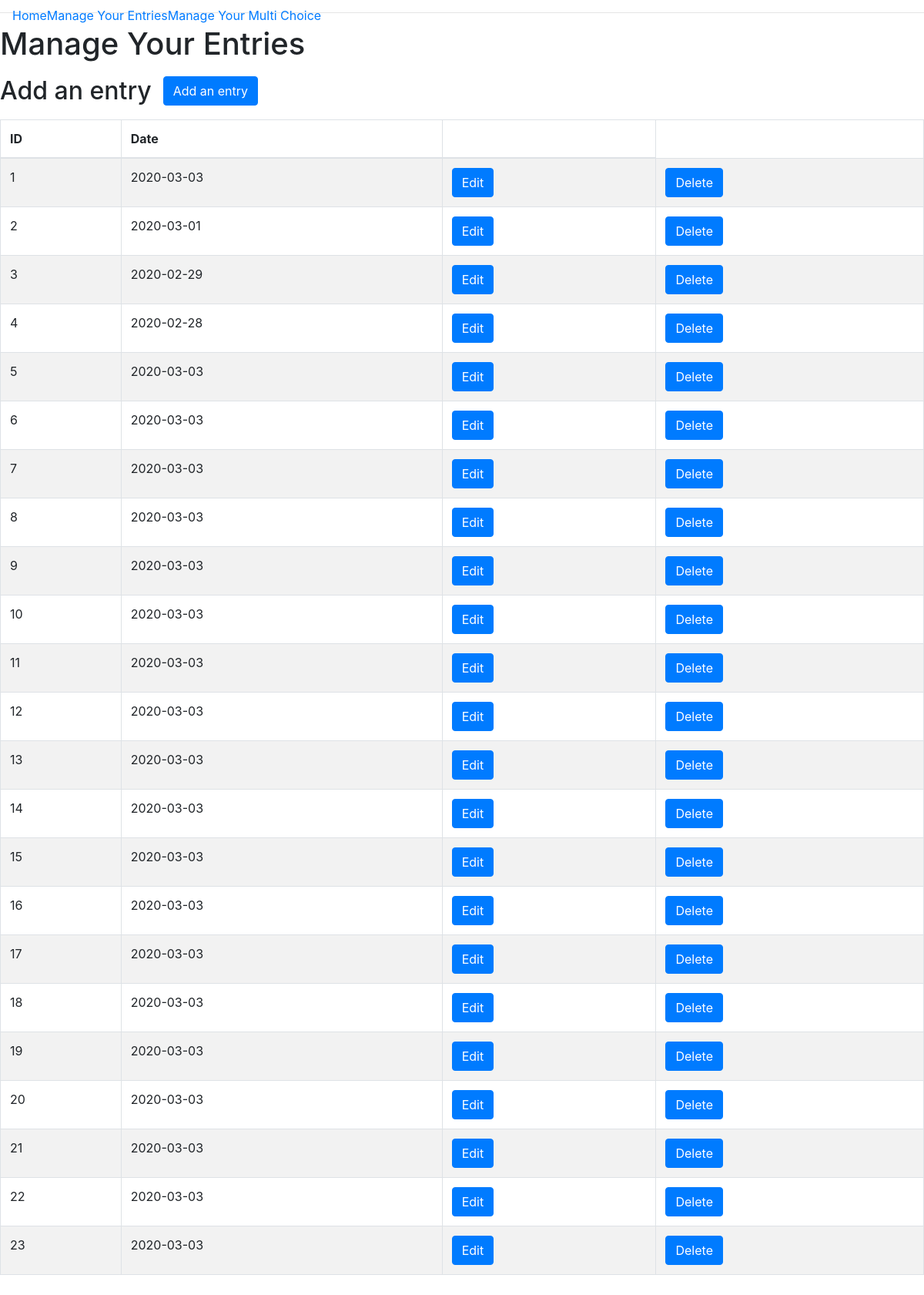
The page /manage on the database as committed earlier.
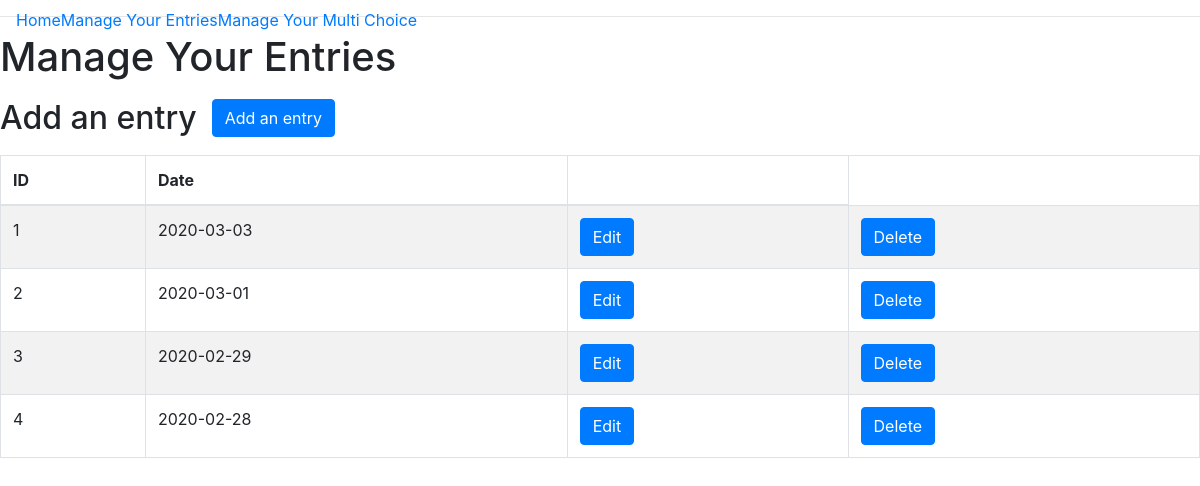
The same page on the database as committed later.
### app/models.py (models this page shows, shortened)
class JournalEntry(db.Model):
    id = db.Column(db.Integer, primary_key=True)
    date = db.Column(db.Date, default=datetime.datetime.now(), unique=True, index=True)
    steps = db.Column(db.Integer)
    description = db.Column(db.Text())
    yoga = db.Column(db.Boolean, default=False)
    running = db.Column(db.Boolean, default=False)
    user_id = db.Column(db.Integer, db.ForeignKey('user.id'))

### app/routes.py (the view)
@app.route('/manage')
def manage_entries():
    entries = JournalEntry.query.all()
    return render_template('manage.html', title="Manage Your Entries", entries=entries)

### app/templates/manage.html (shortened to what this page needs)
{% extends "base.html" %} {% block content %}
<div class='container-fluid'>
    <div class="row">
        <h1>{{title}}</h1>
    </div>
    <div class="row">
        <h2>Add an entry</h2>
        <div class="col-sm-3 add-form">
            <button type="button" class="btn btn-primary" data-toggle="modal" data-target="#myAddModal">Add an entry
            </button>
        </div>
    </div>
    <div class="row">
        <table class="table table-striped table-bordered">
            <thead>
                <th>ID</th>
                <th>Date</th>
                <th></th>
            </thead>
            <tbody>
                {% for entry in entries%}
                <tr>
                    <td>{{entry.id}}</td>
                    <td>{{entry.date}}</td>
                    <td>
                        <button type="button" class="btn btn-primary" data-toggle="modal" data-target="#myEditModal{{entry.id}}">Edit
                                </button>
                    </td>
                    <td>
                        <button type="button" class="btn btn-primary" data-toggle="modal" data-target="#myDeleteModal{{entry.id}}">Delete
                                            </button>
                    </td>
                </tr>
                {% endfor %}
            </tbody>
        </table>
    </div>
</div>
{% endblock %}

### app/templates/base.html (shortened to what this page needs)
<!DOCTYPE html>
<html lang="en">
<head>
    <link rel="stylesheet" href="../static/css/styles.css">
    <link rel="stylesheet" href="https://stackpath.bootstrapcdn.com/bootstrap/4.4.1/css/bootstrap.min.css">
    <link href="https://gitcdn.github.io/bootstrap-toggle/2.2.2/css/bootstrap-toggle.min.css" rel="stylesheet">
</head>
<body>
    <div class="header">
        <nav class="navbar fixed-top navbar-expand-sm">
            <div class="collapse navbar-collapse" id="navbarMenu">
                <ul class="navbar-nav">
                    <li><a href="/">Home</a></li>
                    <li><a href="/manage">Manage Your Entries</a></li>
                    <li><a href="/multi">Manage Your Multi Choice</a></li>
                </ul>
            </div>
        </nav>
    </div>
    <hr> {% block content %}{% endblock %}
</body>
</html>

### app/static/css/styles.css (style rules this page uses)
.row { margin: 10px }

Rows that differ between the two databases and show on the page:
removed JournalEntry: id "5", date "2020-03-03"
removed JournalEntry: id "6", date "2020-03-03"
removed JournalEntry: id "7", date "2020-03-03"
removed JournalEntry: id "8", date "2020-03-03"
removed JournalEntry: id "9", date "2020-03-03"
removed JournalEntry: id "10", date "2020-03-03"
removed JournalEntry: id "11", date "2020-03-03"
removed JournalEntry: id "12", date "2020-03-03"
removed JournalEntry: id "13", date "2020-03-03"
removed JournalEntry: id "14", date "2020-03-03"
removed JournalEntry: id "15", date "2020-03-03"
removed JournalEntry: id "16", date "2020-03-03"
removed JournalEntry: id "17", date "2020-03-03"
removed JournalEntry: id "18", date "2020-03-03"
removed JournalEntry: id "19", date "2020-03-03"
removed JournalEntry: id "20", date "2020-03-03"
removed JournalEntry: id "21", date "2020-03-03"
removed JournalEntry: id "22", date "2020-03-03"
removed JournalEntry: id "23", date "2020-03-03"
